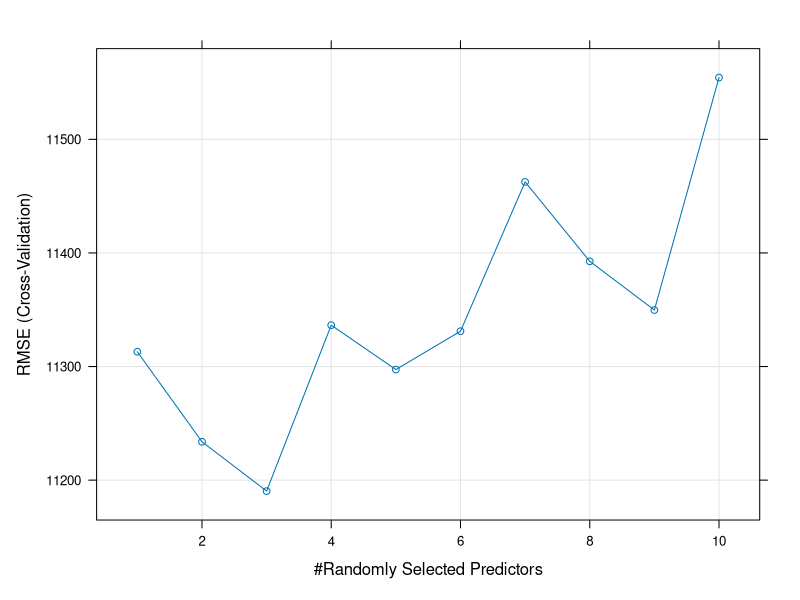
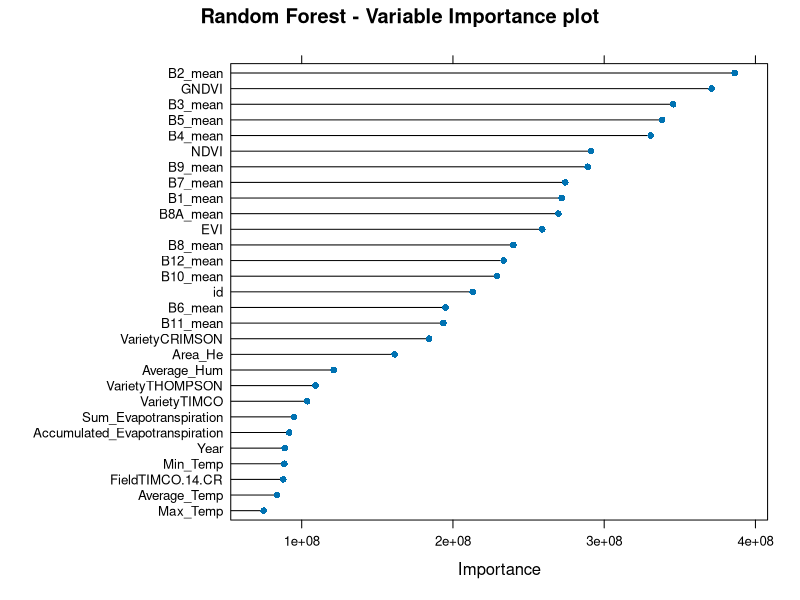
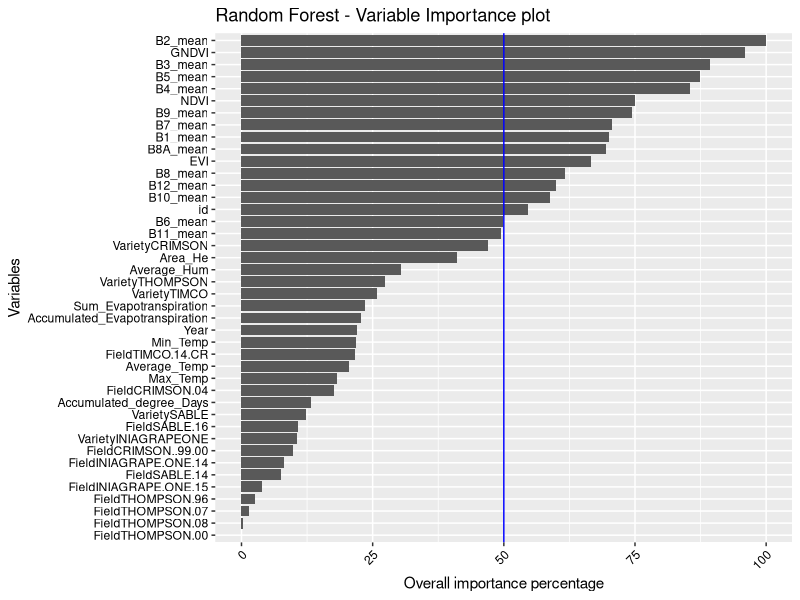

R code for these plots, in order: (Note: this script raises an error after producing the figures.)
# Load packages
# https://www.machinelearningplus.com/machine-learning/caret-package/
# https://www.youtube.com/watch?v=fSytzGwwBVw
library(randomForest)
library(tidyverse)
library(mlbench)
library(ggplot2)
library(ggpubr)
library(caret)

# Set the folder location
#setwd('~/Dropbox/RS Project/RSSTARTUP_repo/Product_Development/Yield_forcasting_R/Innovation_laboratory_EAGLE')
setwd('/home/diego/GITHUP_REPO/Innovation_laboratory_EAGLE')

# Import dataset
# The dataset used is summary_fn.csv, which was clean but the original one
# is summary.csv
Field_Carmen <- read.csv('./Original_data/summary.csv')

# Clean column 'Week' in the data frame
Field_Carmen[,5] <- NULL

# The dummyVars will transform all characters and factors columns
# The general rule for creating dummy variables is to have one less variable 
# than the number of categories present to avoid perfect collinearity (dummy variable trap).
# The id column is remove by applying -id inside of dummyVars.
dmy <- dummyVars(" ~ .",data = Field_Carmen, fullRank=T)
Field_Carmen <- data.frame(predict(dmy, newdata = Field_Carmen))
#print(Field_Carmen)

# Structure of the dataframe
#str(Field_Carmen)

# See top 6 rows and 10 columns
head(Field_Carmen[, 1:10])

# Split the data into training and test set
set.seed(123)
training.samples <- Field_Carmen$Kg_He %>%
  createDataPartition(p = 0.7, list = FALSE)

train.data  <- Field_Carmen[training.samples, ]
test.data <- Field_Carmen[-training.samples, ]

# Algorithm Tune (tuneRF)
# https://machinelearningmastery.com/tune-machine-learning-algorithms-in-r/
# https://machinelearningmastery.com/machine-learning-evaluation-metrics-in-r/
dataset <- Field_Carmen
x <- cbind(dataset[,2:19],dataset[,21:43])
y <- dataset$Kg_He

#ntree <- 1500

#set.seed(123)
#bestmtry <- tuneRF(x, y, stepFactor=0.5, improve=1e-5, ntree=ntree)
#print(bestmtry)

#bestmtry[-1]

#mtry <- min(bestmtry[,1])
#mtry

################################################################################

# RandomForest
# https://topepo.github.io/caret/train-models-by-tag.html#random-forest
# https://stats.stackexchange.com/questions/348245/do-we-have-to-tune-the-number-of-trees-in-a-random-forest
# https://stats.stackexchange.com/questions/50210/caret-and-randomforest-number-of-trees

# Define training control
set.seed(123)

# http://www.sthda.com/english/articles/38-regression-model-validation/157-cross-validation-essentials-in-r/
# https://machinelearningmastery.com/how-to-estimate-model-accuracy-in-r-using-the-caret-package/
# Leave one out cross validation - LOOCV
#train.control <- trainControl(method = "LOOCV", savePredictions = T)

#train.control

# Random Search
#train.control <- trainControl(method = "LOOCV", savePredictions = T,
#                              search="random")
#train.control

#tunegrid <- expand.grid(.mtry=mtry)

# Grid Search
train.control <- trainControl(method="cv", number=10,
                              savePredictions = T, search="grid")

#train.control

tunegrid <- expand.grid(.mtry=c(1:10))
ntree <- 1200
metric <- "RMSE"

# Train the model
model_rf <- train(Kg_He ~., data = Field_Carmen, 
               method = "rf",
               ntree = ntree,
               metric=metric,
               tuneGrid = tunegrid,
#               tuneGrid = data.frame(mtry = mtry),
               trControl = train.control)

# Summarize the results
print(model_rf)

png(file = './Plots/RMSE_vs_Ramdom_Predictors_rforest.png', units = "px",
    width = 600, height = 400)

plot(model_rf)

dev.off()

# Make predictions and compute the R2, RMSE and MAE
predictions_rf <- model_rf %>% predict(test.data, na.action=na.omit)

predictions_rf

data.frame( R2 = R2(predictions_rf, test.data$Kg_He),
            # RMSE will be expressed in kilograms
            RMSE = RMSE(predictions_rf, test.data$Kg_He),
            MAE = MAE(predictions_rf, test.data$Kg_He))

# The RMSE and the MAE are measured in the same scale as the outcome variable. 
# Dividing the RMSE by the average value of the outcome variable will give you 
# the prediction error rate, which should be as small as possible:
RMSE(predictions_rf, test.data$Kg_He)/mean(test.data$Kg_He)

# See the confusion matrix of the model in the test set
#confusionMatrix(predictions_rf, test.data$Kg_He)

# variable importance
gbmImp_rf <- varImp(model_rf, scale = F)
gbmImp_rf

# Save boxplot as .png
png(file = './Plots/Variable_Importance_rforest.png', units = "px",
    width = 1200, height = 700)

plot(gbmImp_rf, top = 29, main = "Random Forest - Variable Importance plot")

dev.off()

# Save boxplot as .png
png(file = './Plots/Variable_Importance_rforest_ggplo2.png', units = "px",
    width = 1200, height = 700)

nrow(varImp(model_rf)$importance) #34 variables extracted

p <- varImp(model_rf)$importance %>% 
  as.data.frame() %>%
  rownames_to_column() %>%
  arrange(Overall) %>%
  mutate(rowname = forcats::fct_inorder(rowname)) %>%
  ggplot() +
  geom_col(aes(x = rowname, y = Overall)) +
  coord_flip() +
  labs(title = "Random Forest - Variable Importance plot") +
  geom_hline(yintercept = 50, color = "blue", size=0.5) +
  ylab('Overall importance percentage') + xlab('Variables') + 
  theme(axis.text.x = element_text(angle = 45, hjust = 1, colour = "black")) +
  theme(axis.text.y = element_text(hjust = 1, colour = "black"))

plot(p)

dev.off()

################################################################################
# Conditional Random Forests
# Define training control
set.seed(123)

# http://www.sthda.com/english/articles/38-regression-model-validation/157-cross-validation-essentials-in-r/
# Leave one out cross validation - LOOCV
# Leave one out cross validation - LOOCV
#train.control <- trainControl(method = "LOOCV", savePredictions = T)

#train.control

# Random Search
#train.control <- trainControl(method = "LOOCV", savePredictions = T,
#                              search="random")

#train.control

#tunegrid <- expand.grid(.mtry=mtry)

# Grid Search
train.control <- trainControl(method="cv", number=10,
                              savePredictions = T, search="grid")

#train.control

tunegrid <- expand.grid(.mtry=c(1:30))

# Train the model
model_crf <- train(Kg_He ~., data = Field_Carmen, 
               method = "cforest",
               metric=metric,
               tuneGrid = tunegrid,
#               tuneGrid = data.frame(mtry = mtry),
               trControl = train.control)

# Summarize the results
print(model_crf)

png(file = './Plots/RMSE_vs_Ramdom_Predictors_cforest.png', units = "px",
    width = 600, height = 400)

plot(model_crf)

dev.off()

# Make predictions and compute the R2, RMSE and MAE
predictions_crf <- model_crf %>% predict(test.data, na.action=na.omit)

predictions_crf

data.frame( R2 = R2(predictions_crf, test.data$Kg_He),
            # RMSE will be expressed in kilograms
            RMSE = RMSE(predictions_crf, test.data$Kg_He),
            MAE = MAE(predictions_crf, test.data$Kg_He))

# The RMSE and the MAE are measured in the same scale as the outcome variable. 
# Dividing the RMSE by the average value of the outcome variable will give you 
# the prediction error rate, which should be as small as possible:
RMSE(predictions_crf, test.data$Kg_He)/mean(test.data$Kg_He)

# See the confusion matrix of the model in the test set
#confusionMatrix(predictions_crf, test.data$Kg_He)

# variable importance
gbmImp_crf <- varImp(model_crf, scale = F)
gbmImp_crf

# Save boxplot as .png
png(file = './Plots/Variable_Importance_cforest.png', units = "px",
    width = 1200, height = 700)

plot(gbmImp_crf, top = 29, main = "Conditional Random Forests - Variable Importance plot")

dev.off()

# Save boxplot as .png
png(file = './Plots/Variable_Importance_cforest_ggplo2.png', units = "px",
    width = 1200, height = 700)

nrow(varImp(model_crf)$importance) #34 variables extracted

p <- varImp(model_crf)$importance %>% 
  as.data.frame() %>%
  rownames_to_column() %>%
  arrange(Overall) %>%
  mutate(rowname = forcats::fct_inorder(rowname)) %>%
  ggplot() +
  geom_col(aes(x = rowname, y = Overall)) +
  coord_flip() +
  labs(title = "Conditional Random Forests - Variable Importance plot") +
  geom_hline(yintercept = 50, color = "blue", size=0.5) +
  ylab('Overall importance percentage') + xlab('Variables') + 
  theme(axis.text.x = element_text(angle = 45, hjust = 1, colour = "black")) +
  theme(axis.text.y = element_text(hjust = 1, colour = "black"))

plot(p)

dev.off()

# Resampling train values for each model
resamps <- resamples(list(model_rf, model_crf), c("Random Forest", "Conditional Random Forest"))

# Save boxplot as .png
png(file = './Plots/RF_vs_cRF_Boxplot_Rsquared.png', units = "px",
    width = 1200, height = 700)

# Boxplot of Rsquared for each model
bwplot(resamps, col=c('powderblue', 'mistyrose'), metric = "Rsquared")

dev.off()

df = data.frame(Rsquared=c(model_rf$resample$Rsquared, model_crf$resample$Rsquared),
                model=rep(c("RF","cRF"),each=length(model_crf$resample$Rsquared)))

# plot
p <- ggplot(data = df, aes(x=model, y=Rsquared, fill=model)) + 
  geom_boxplot(aes(fill=model)) + 
  stat_summary(fun=mean, geom="point", shape=20, size=4, color="red", fill="red") +
  labs(title = "RF vs cRF Boxplot_Rsquared") +
  theme(axis.text.x = element_text(angle = 45, hjust = 1, colour = "black")) +
  theme(axis.text.y = element_text(hjust = 1, colour = "black")) +

# Save boxplot as .png
png(file = './Plots/RF_vs_cRF_Boxplot_Rsquared_ggplot.png', units = "px",
    width = 600, height = 400)

plot(p)
dev.off()
